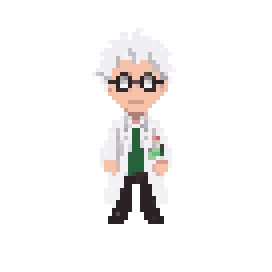
#> input picture assets/bilim/Idle/rotations/south.png, 68 x 68 px, found by its file name (shown 4 times larger)
$ python build_assets.py assets/bilim/Idle/animations/walk/east/frame_000.png
#> lines starting #> are read from the running program, lines starting #| are printed output that depends on the picture
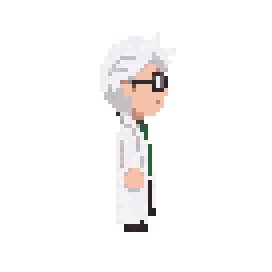
#> input picture assets/bilim/Idle/animations/walk/east/frame_000.png, 68 x 68 px, given in place of east.png, which was not available (shown 4 times larger)
"""Packages the raw PixelLab outputs for the office.

- A single atlas PNG per character (assets/atlas/<name>.png) + a single JSON (assets/atlas/atlas.json)
- Crops the furniture to its content bounds (assets/f/<name>.png), writes the sizes to the JSON
Does not touch the raw folders (assets/<character>/Idle/...) and assets/furn/*.png.

The foot alignment (anchor) is measured for each character from the standing image facing south: PixelLab frames put the character
in the middle of the canvas, and as the canvas grows it expands from the edges. Centering in the cell keeps the anchor fixed.
"""
import glob
import json
import os
import sys
from PIL import Image

HERE = os.path.dirname(os.path.abspath(__file__))
A = os.path.join(HERE, "assets")
# workers (14) + managers (2)
STAFF = ["hacker", "punk", "bluehair", "cyborg", "knight", "gasmask",
         "mavi", "gozluk", "kedi", "robot", "bilim", "sanatci", "pilot", "samuray"]
BOSSES = ["mudur", "mudire"]
CELL = 100                # each frame is centered in a 100x100 cell (the largest PixelLab canvas is 92)

# row name -> (animation folder, direction). For workers "kuzey" (north) = back to us (at the desk)
ROWS_STAFF = [("type_north", "type", "north"), ("rest_south", "rest", "south"), ("vape_east", "vape", "east"),
              ("wave_north", "wave", "north"), ("think_north", "think", "north")]
# managers sit BEHIND the desk, facing us (south): work / think / wave / coffee
ROWS_BOSS = [("sit_type", "type", "south"), ("sit_think", "think", "south"), ("sit_wave", "wave", "south"),
             ("sit_coffee", "coffee", "south")]


# couch/armchair sitting frame (single frame, south): _work/sitframes/<theme>/<character>/frame_000.png
# (made from the south rotation with PixelLab edit_image_pixen; not in the PixelLab zip, hence a separate folder)
SIT_ROW = "sit_south"


def sit_frames(theme, c, rot_south):
    """Returns the sitting frame on the raw rotation canvas, so that its foot base lands on the same row as the south rotation's."""
#> called with theme = 'cyberpunk'
    p = os.path.join(HERE, "_work", "sitframes", theme, c, "frame_000.png")
    if not os.path.exists(p):
        return []
    im = Image.open(p).convert("RGBA")
#> im is the input picture: PIL image 68x68 RGBA; mean R, G, B, A 25, 23.6, 23.3, 30
    bb, rb = im.getbbox(), rot_south.getbbox()
#> bb = (25, 8, 44, 58); rb = (23, 7, 44, 56)
    if not bb or not rb or im.size != rot_south.size:
        return []
    out = Image.new("RGBA", im.size, (0, 0, 0, 0))
#> out: PIL image 68x68 RGBA; every value is 0
    out.paste(im, (0, rb[3] - bb[3]))           # copy onto an empty canvas (a negative shift is possible too)
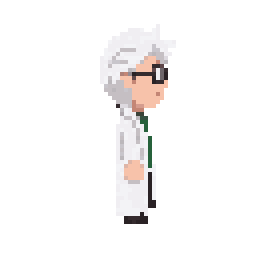
#> out: PIL image 68x68 RGBA (shown 4 times larger); mean R, G, B, A 25, 23.6, 23.3, 30; transparent parts drawn white
    return [out]


def find_anim_dir(c, anim, dirn):
    base = os.path.join(A, c, "Idle", "animations")
    if not os.path.isdir(base):
        return None
    for d in sorted(os.listdir(base)):
        if d == anim or d.startswith(anim + "-"):
            p = os.path.join(base, d, dirn)
            if glob.glob(os.path.join(p, "*.png")):
                return p
    return None


def load_frames(path):
    return [Image.open(f).convert("RGBA") for f in sorted(glob.glob(os.path.join(path, "*.png")))]


def centered(im):
    cell = Image.new("RGBA", (CELL, CELL), (0, 0, 0, 0))
    cell.alpha_composite(im, ((CELL - im.width) // 2, (CELL - im.height) // 2))
    return cell


def measure(c):
    """From the standing image facing south: (canvas, foot anchor in the cell, height)."""
    im = Image.open(os.path.join(A, c, "Idle", "rotations", "south.png")).convert("RGBA")
    bb = im.getbbox()
    feet_rel = bb[3] - im.height / 2          # position of the feet relative to the canvas center
    top_rel = im.height / 2 - bb[1]           # top of the head (up from the center)
    ax = CELL // 2
    ay = int(round(CELL / 2 + feet_rel))
    return {"canvas": im.width, "anchor": [ax, ay], "h": int(round(feet_rel + top_rel))}


def build_characters(names):
    out_dir = os.path.join(A, "atlas")
    os.makedirs(out_dir, exist_ok=True)
    meta = {"cell": CELL, "chars": {}}
    mp = os.path.join(out_dir, "atlas.json")
    if os.path.exists(mp):                      # keep the old ones in a partial run
        try:
            with open(mp, "r", encoding="utf-8") as f:
                old = json.load(f)
            if old.get("cell") == CELL:
                meta["chars"] = old.get("chars", {})
        except Exception:
            pass
    for c in names:
        if not os.path.isdir(os.path.join(A, c, "Idle", "rotations")):
            print("atlandi (ham dosya yok):", c)
            continue
        boss = c in BOSSES
        rows = []   # (name, [frames])
        rot = [Image.open(os.path.join(A, c, "Idle", "rotations", d + ".png")).convert("RGBA")
               for d in ("south", "east", "north", "west")]
        rows.append(("rot", rot))
        for d in ("south", "east", "north", "west"):
            p = find_anim_dir(c, "walk", d)
            rows.append(("walk_" + d, load_frames(p) if p else []))
        for name, anim, d in (ROWS_BOSS if boss else ROWS_STAFF):
            p = find_anim_dir(c, anim, d)
            rows.append((name, load_frames(p) if p else []))
        sit = sit_frames("cyberpunk", c, rot[0])
#> sit = 1 item
        if sit:
            rows.append((SIT_ROW, sit))
        cols = max(len(fr) for _, fr in rows)
        atlas = Image.new("RGBA", (CELL * cols, CELL * len(rows)), (0, 0, 0, 0))
#> atlas: PIL image 400x1100 RGBA; every value is 0
        m = {}
        for ri, (name, frames) in enumerate(rows):
            for ci, im in enumerate(frames):
                atlas.alpha_composite(centered(im), (ci * CELL, ri * CELL))
            m[name] = {"row": ri, "n": len(frames)}
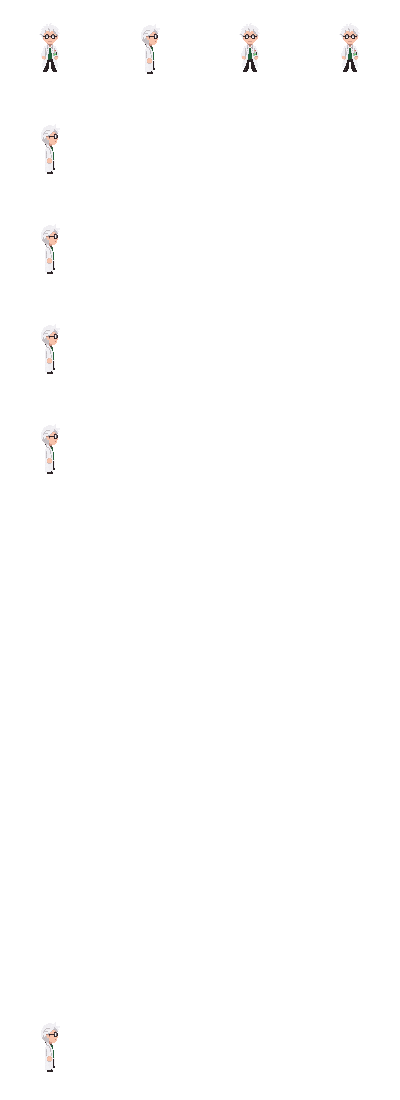
#> atlas: PIL image 400x1100 RGBA; mean R, G, B, A 2.4, 2.3, 2.2, 3; transparent parts drawn white
        atlas.save(os.path.join(out_dir, c + ".png"), optimize=True)
        info = measure(c)
#> in measure, im is the input picture: PIL image 68x68 RGBA; mean R, G, B, A 26.6, 25.2, 24.5, 36.2
#> in measure, `bb = im.getbbox()`: bb = (23, 7, 44, 56)
#> in measure, `feet_rel = bb[3] - im.height / 2`: feet_rel = 22
#> in measure, `top_rel = im.height / 2 - bb[1]`: top_rel = 27
#> in measure, `ay = int(round(CELL / 2 + feet_rel))`: ay = 72
#> info = {'canvas': 68, 'anchor': [50, 72], 'h': 49}
        info["rows"] = m
        info["boss"] = boss
        meta["chars"][c] = info
        miss = [k for k, v in m.items() if not v["n"]]
        print(c, atlas.size, "ayak", info["anchor"], "boy", info["h"], "eksik:", miss or "-")
    with open(os.path.join(out_dir, "atlas.json"), "w", encoding="utf-8") as f:
        json.dump(meta, f)


FURN = ["desk_a", "chair_small", "sofa_a", "armchair", "coffee_table", "coffee_machine", "vending",
        "plant_tall", "arcade", "server_rack", "wall_display", "vape_stand", "balcony_railing",
        "shelf_unit", "water_cooler", "floor_lamp", "poster_synth", "poster_robot", "whiteboard", "printer",
        "bench", "boxes", "prop_mug", "prop_ramen", "prop_cactus", "prop_headphones",
        "exec_desk", "exec_chair", "easel", "reception_desk", "trophy_case"]


# [45 lines left out: functions clean_exec_desk, build_furniture, not called in this run]


if __name__ == "__main__":
    only = sys.argv[1:]
    build_characters(only or (STAFF + BOSSES))
    if not only:
        build_furniture()
